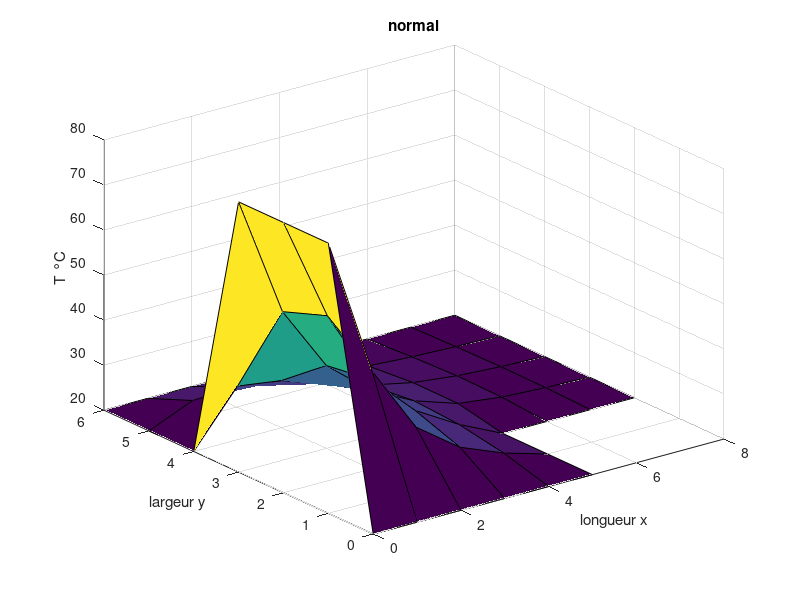
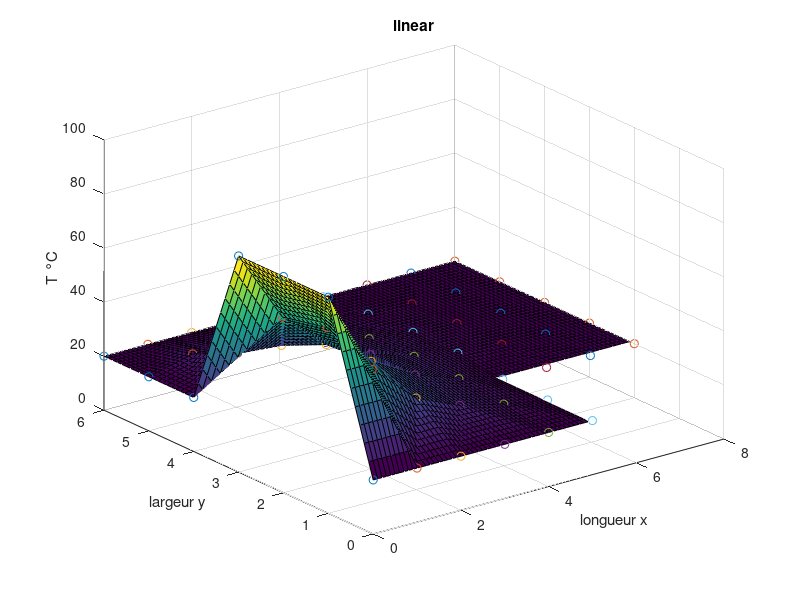
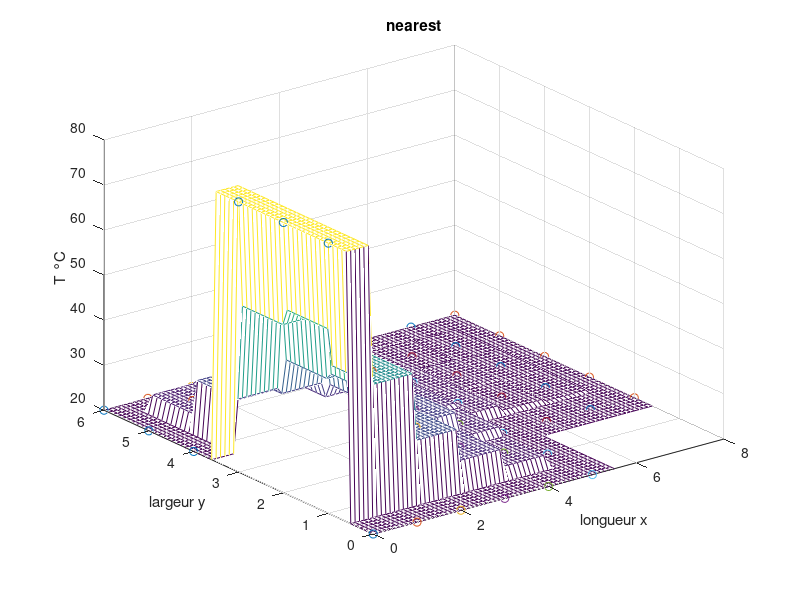
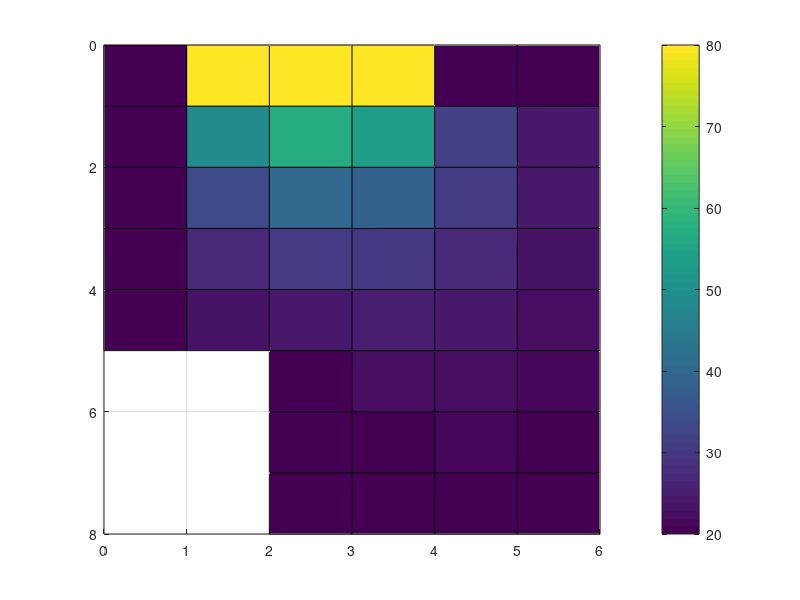

Write MATLAB code to recreate these figures, in order. (Note: this script raises an error after producing the figures.)

%% param
phi=5;
lambda=1;
flux_chaleur=-phi/lambda;
h=1; % pas
Tini=20; % temperature initiale du contour (mur)
Trad=80; % temperature initiale du contour (au niveau du radiateur)


%% vect C
C=zeros(29,1);
C(1,1)=h^2*flux_chaleur-Tini-Trad;
C(5,1)=h^2*flux_chaleur-Trad;
C(9,1)=h^2*flux_chaleur-Trad;
C([2:3 8 13 14 16 22 24:28],1)=-Tini;
C([4 15 23 29],1)=-2*Tini;


%% matrice A
A1=[diag(-4*ones(4,1))+diag(ones(3,1),-1)+diag(ones(3,1),1)  diag(ones(4,1))  zeros(4,21)];
A2=[diag(ones(4,1)) diag(-4*ones(4,1))+diag(ones(3,1),-1)+diag(ones(3,1),1)  diag(ones(4,1)) zeros(4,3) zeros(4,14)];
temp=[diag(ones(4,1));zeros(3,4)];
A3=[zeros(7,4) temp diag(-4*ones(7,1))+diag(ones(6,1),-1)+diag(ones(6,1),1) diag(ones(7,1)) zeros(7)];
A4=[zeros(7,8) diag(ones(7,1)) diag(-4*ones(7,1))+diag(ones(6,1),-1)+diag(ones(6,1),1) diag(ones(7,1))];
A5=[zeros(7,15) diag(ones(7,1)) diag(-4*ones(7,1))+diag(ones(6,1),-1)+diag(ones(6,1),1)];
A=[A1;A2;A3;A4;A5];
% contour(A)


%% Tvec
%c'est le  vecteur de T, la température que l'on cherche
%On a A*Tvec=C
% donc Tvec=A' * C
Tvec=A\C;




%% Graphe
% Décomposer vecteur Tvec à une matice T
T=zeros(7,9);
T(1,1:6)=Tini;
T(3,6:9)=Tini;
T(7,1:9)=Tini;
T(1:7,1)=Tini;
T(2:4,1)=Trad;
T(1:3,6)=Tini;
T(3:7,9)=Tini;
T(2,2:5)=Tvec(1:4);
T(3,2:5)=Tvec(5:8);
T(4,2:8)=Tvec(9:15);
T(5,2:8)=Tvec(16:22);
T(6,2:8)=Tvec(23:29);
for i=1:7
    for j=1:9
        if T(i,j)==0
            T(i,j)=nan;
        end
    end
end
% graphe normal
[X,Y]=meshgrid(0:h:8,0:h:6);
figure(1)
surf(X,Y,T)
xlabel('longueur x')
ylabel('largeur y')
zlabel('T °C')
title('normal')
% vue de dessus
figure(6)
surf(X,Y,T)
view([90,90])
colorbar
% interpolation
% linear
figure(2)
[xq,yq] = meshgrid(0:.1:8, 0:.1:6);
vq = griddata(X,Y,T,xq,yq,'linear');
surf(xq,yq,vq)
xlabel('longueur x')
ylabel('largeur y')
zlabel('T °C')
title('linear')
hold on
plot3(X,Y,T,'o')
% minecraft
figure(3)
vq = griddata(X,Y,T,xq,yq,'nearest');
mesh(xq,yq,vq)
xlabel('longueur x')
ylabel('largeur y')
zlabel('T °C')
title('nearest')
hold on
plot3(X,Y,T,'o')
% cubic
figure(4)
vq = griddata(X,Y,T,xq,yq,'cubic');
surf(xq,yq,vq)
xlabel('longueur x')
ylabel('largeur y')
zlabel('T °C')
title('cubic')
hold on
plot3(X,Y,T,'o')
% v4
figure(5)
vq = griddata(X,Y,T,xq,yq,'v4');
surf(xq,yq,vq)
xlabel('longueur x')
ylabel('largeur y')
zlabel('T °C')
title('v4')
hold on
plot3(X,Y,T,'o')

